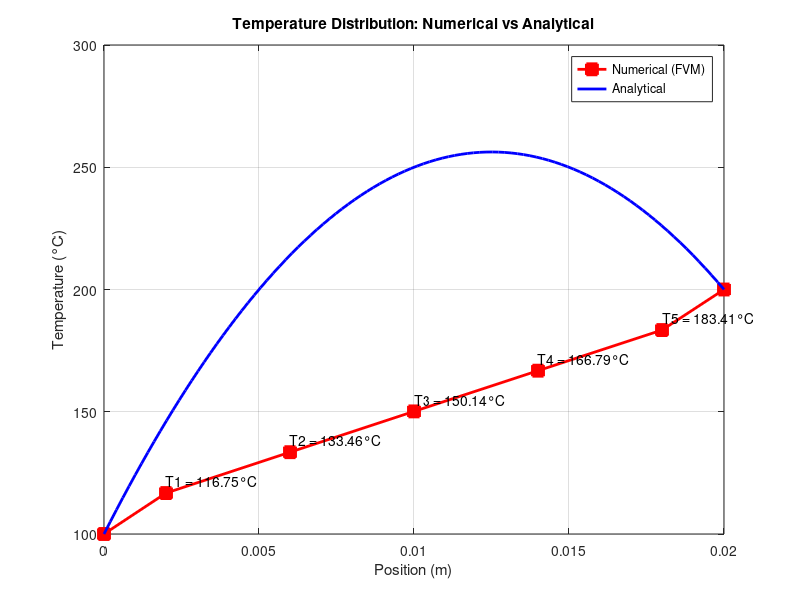

Source code (MATLAB):
% MATLAB Code to Solve Equation 4.23 (Steady-State 1D Heat Conduction)
clc; clear; close all;

% Given Data
L = 0.02; % Plate thickness (m)
k = 0.5; % Thermal conductivity (W/m.K)
q = 1000; % Heat generation (W/m^3)
N = 5; % Number of control volumes
dx = L / N; % Grid spacing

% Compute x-values (cell centers) using correct FVM centering formula
P = 1:N;  % Node indices
x_P = (P - 0.5) * dx; % Apply x_P = x_0 + (P - 1/2) * dx

% Include boundary points
x_full = [0, x_P, L];  
disp('Computed x_P values:');
disp(x_P);

% Define Coefficient Matrix A and RHS vector B
A = zeros(N, N);
B = zeros(N, 1);

% Interior node equations
for i = 2:N-1
    A(i, i-1) = 1; % West node
    A(i, i) = -2;  % Central node
    A(i, i+1) = 1; % East node
    B(i) = - (q * dx^2) / k; % Source term
end

% Boundary conditions
T_A = 100; % At x = 0
T_B = 200; % At x = L

% First node equation (including T_A)
A(1,1) = -2; A(1,2) = 1;
B(1) = - (q * dx^2) / k - T_A; 

% Last node equation (including T_B)
A(N,N) = -2; A(N,N-1) = 1;
B(N) = - (q * dx^2) / k - T_B;

% Solve for internal temperatures
T_internal = A \ B;
disp(A)

% Full temperature distribution including boundaries
T_full = [T_A; T_internal; T_B];

% Analytical Solution
x_analytical = linspace(0, L, 100);
T_analytical = -1e6 * x_analytical.^2 + 25000 * x_analytical + 100;

% Plot results
figure;
plot(x_full, T_full, 'rs-', 'LineWidth', 2, 'MarkerSize', 8, 'MarkerFaceColor', 'r');
hold on;
plot(x_analytical, T_analytical, 'b-', 'LineWidth', 2);
hold off;

xlabel('Position (m)');
ylabel('Temperature (°C)');
title('Temperature Distribution: Numerical vs Analytical');
legend('Numerical (FVM)', 'Analytical');
grid on;

% Annotate values
for i = 1:N
    text(x_full(i+1), T_internal(i) + 5, sprintf('T%d = %.2f°C', i, T_internal(i)), 'FontSize', 10, 'Color', 'black');
end
